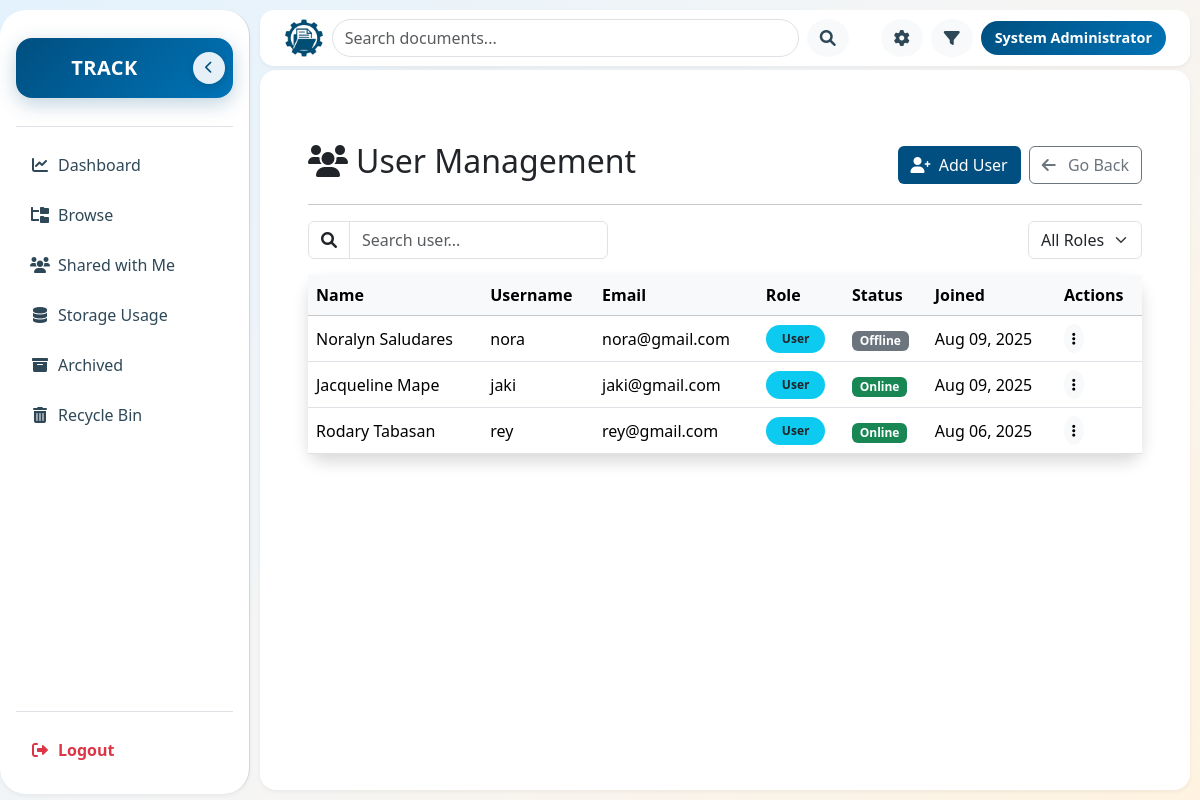
The app's page /users/manage_user.php (signed in), older data.
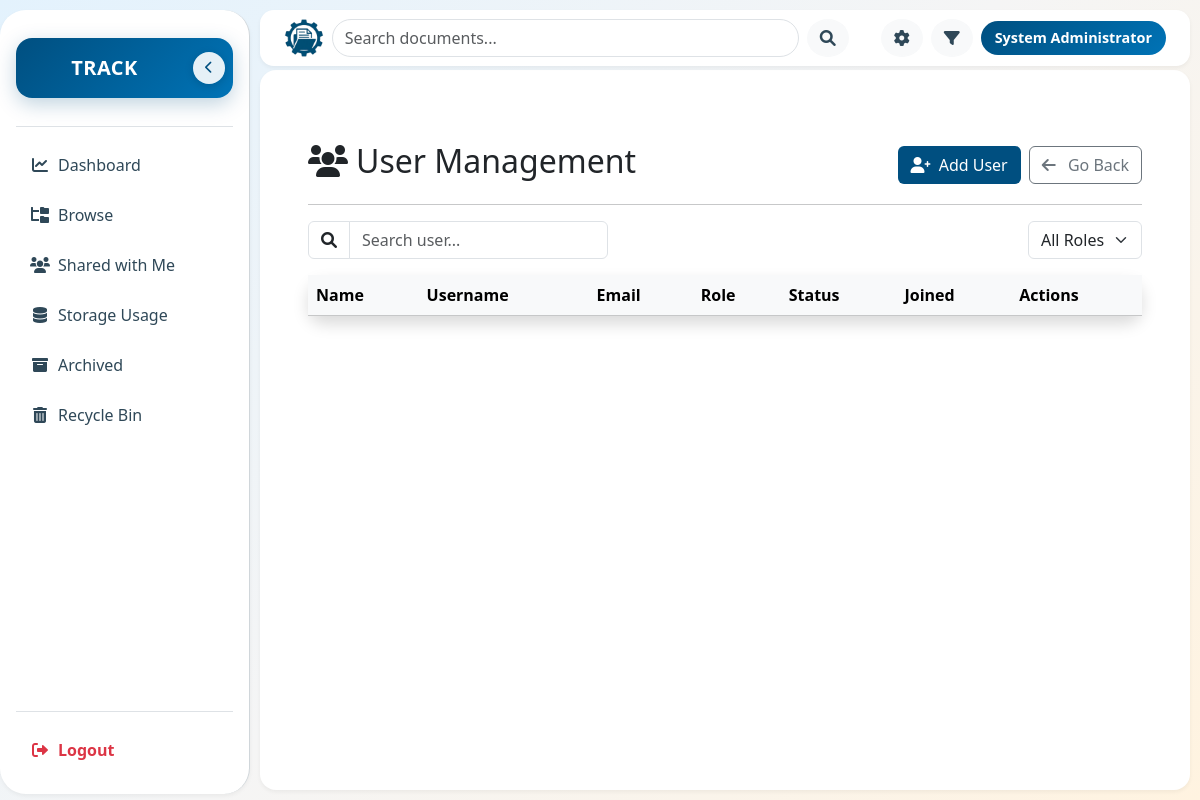
The same page, newer data.
### tables this page shows
CREATE TABLE `users` (
  `id` int(11) NOT NULL,
  `username` varchar(100) NOT NULL,
  `email` varchar(100) NOT NULL,
  `password` varchar(200) NOT NULL,
  `full_name` varchar(100) DEFAULT NULL,
  `role` enum('user','admin','superadmin') DEFAULT 'user',
  `created_at` datetime DEFAULT current_timestamp(),
  `updated_at` datetime DEFAULT current_timestamp() ON UPDATE current_timestamp(),
  `is_logged_in` tinyint(1) DEFAULT 0,
  `status` enum('pending','active','disabled') DEFAULT 'pending'
);

### config/config.php (called while the page is built, shortened)
<?php
function isLoggedIn() {
    return isset($_SESSION['user_id']);
}
?>

### includes/auth_check.php (called while the page is built, shortened)
<?php
require_once __DIR__ . '/../config/config.php';
function isAdmin() {
    return isset($_SESSION['user_role']) &&
           in_array($_SESSION['user_role'], ['admin', 'superadmin'], true);
}
?>

### users/manage_user.php (the view, shortened to what this page needs)
<?php
require_once '../includes/auth_check.php';
require_once '../config/database.php';
$user_query = $db->prepare("SELECT id, username, email, full_name, role, status, is_logged_in, created_at FROM users WHERE role != 'superadmin' ORDER BY created_at DESC");
$user_query->execute();
$users = $user_query->fetchAll();
include '../includes/header.php';
?>
<div class="container mt-4">
    <div class="d-flex justify-content-between align-items-center mb-3">
        <h2><i class="fas fa-users me-2"></i>User Management</h2>
        <div class="d-flex gap-2">
            <button type="button" class="btn" style="background-color: #004F80; color: white;" data-bs-toggle="modal" data-bs-target="#addUserModal">
                <i class="fas fa-user-plus me-1"></i> Add User
            </button>
            <button type="button" class="btn btn-outline-secondary" onclick="window.history.back();"><i class="fas fa-arrow-left me-2"></i> Go Back</button>
        </div>
    </div>
    <hr>
    <div class="d-flex justify-content-between align-items-center mb-3 flex-wrap gap-2">
        <div class="input-group" style="width: 300px;">
            <span class="input-group-text bg-white"><i class="fas fa-search"></i></span>
            <input type="text" id="userSearch" class="form-control" placeholder="Search user...">
        </div>
        <select id="roleFilter" class="form-select w-auto">
            <option value="">All Roles</option>
        </select>
    </div>
    <div class="card shadow rounded-4 border-0">
        <div class="card-body p-0">
                <table class="table table-hover align-middle mb-0">
                    <thead class="table-light">
                        <tr>
                            <th>Name</th>
                            <th>Username</th>
                            <th>Email</th>
                            <th>Role</th>
                            <th>Status</th>
                            <th>Joined</th>
                            <th>Actions</th>
                        </tr>
                    </thead>
                    <tbody id="userTable">
                        <?php foreach ($users as $user): ?>
                        <tr>
                            <td><?= htmlspecialchars($user['full_name']) ?></td>
                            <td><?= htmlspecialchars($user['username']) ?></td>
                            <td><?= htmlspecialchars($user['email']) ?></td>
                            <td>
                                <span class="badge rounded-pill px-3 py-2 <?= $user['role'] === 'admin' ? 'bg-danger' : 'bg-info text-dark' ?>">
                                    <?= ucfirst(htmlspecialchars($user['role'])) ?>
                                </span>
                            </td>
                            <td>
                                <?php if ($user['status'] !== 'active'): ?>
                                    <span class="badge bg-warning text-dark"><?= ucfirst($user['status']) ?></span>
                                <?php else: ?>
                                    <span class="badge <?= !empty($user['is_logged_in']) && $user['is_logged_in'] ? 'bg-success' : 'bg-secondary' ?>">
                                        <?= !empty($user['is_logged_in']) && $user['is_logged_in'] ? 'Online' : 'Offline' ?>
                                    </span>
                                <?php endif; ?>
                            </td>
                            <td><?= date('M d, Y', strtotime($user['created_at'])) ?></td>
                            <td>
                                <div class="dropdown">
                                    <button class="btn btn-light btn-sm rounded-circle" type="button" data-bs-toggle="dropdown" style="border:none;">
                                        <i class="fas fa-ellipsis-v"></i>
                                    </button>
                                </div>
                            </td>
                        </tr>
                        <?php endforeach; ?>
                    </tbody>
                </table>
        </div>
    </div>
</div>

### includes/header.php (shortened to what this page needs)
<?php
require_once __DIR__ . '/../config/config.php';
require_once __DIR__ . '/../includes/auth_check.php';
$user_full_name = $_SESSION['full_name'] ?? null;
$username_display = $user_full_name ? htmlspecialchars($user_full_name) : 'Guest';
?>
<!DOCTYPE html>
<html lang="en">
<head>
  <link rel="stylesheet" href="<?php echo BASE_URL; ?>assets/css/header.css">
  <link href="https://cdn.jsdelivr.net/npm/bootstrap@5.3.3/dist/css/bootstrap.min.css" rel="stylesheet">
  <link href="https://cdnjs.cloudflare.com/ajax/libs/font-awesome/6.0.0/css/all.min.css" rel="stylesheet">
</head>
<body>
<?php if (isLoggedIn()): ?>
<div class="sidebar d-flex flex-column" id="sidebar">
  <div class="sidebar-header mb-3">
    <div class="logo-container">
      <span class="logo-text fw-bold text-white fs-5">TRACK</span>
      <button class="btn btn-light rounded-circle collapse-btn" id="collapseToggleBtn" title="Collapse Sidebar">
        <i class="fas fa-chevron-left"></i>
      </button>
    </div>
  </div>
  <ul class="nav nav-pills flex-column mb-auto border-top pt-3">
    <li>
      <a class="nav-link <?php echo basename($_SERVER['PHP_SELF']) == 'dashboard.php' ? 'active' : ''; ?>"
         href="<?php echo BASE_URL; ?>dashboard.php">
        <i class="fas fa-chart-line me-2"></i><span>Dashboard</span>
      </a>
    </li>
  <li>
    <a class="nav-link <?php echo basename($_SERVER['PHP_SELF']) == 'browse.php' ? 'active' : ''; ?>"
       href="<?php echo BASE_URL; ?>documents/browse.php">
      <i class="fas fa-folder-tree me-2"></i>
      <span>Browse</span>
    </a>
  </li>
    <li>
      <a class="nav-link <?php echo basename($_SERVER['PHP_SELF']) == 'shared.php' ? 'active' : ''; ?>"
         href="<?php echo BASE_URL; ?>documents/shared.php">
        <i class="fas fa-users me-2"></i>
        <span>Shared with Me</span>
      </a>
    </li>
    <li>
      <a class="nav-link <?php echo basename($_SERVER['PHP_SELF']) == 'storage.php' ? 'active' : ''; ?>"
         href="<?php echo BASE_URL; ?>storage.php">
        <i class="fas fa-database me-2"></i><span>Storage Usage</span>
      </a>
    </li>
    <li>
      <a class="nav-link <?php echo basename($_SERVER['PHP_SELF']) == 'archive_document.php' ? 'active' : ''; ?>"
         href="<?php echo BASE_URL; ?>documents/archive_document.php">
        <i class="fas fa-box-archive me-2"></i><span>Archived</span>
      </a>
    </li>
    <li>
      <a class="nav-link <?php echo basename($_SERVER['PHP_SELF']) == 'trash.php' ? 'active' : ''; ?>"
         href="<?php echo BASE_URL; ?>documents/trash.php">
        <i class="fas fa-trash-alt me-2"></i><span>Recycle Bin</span>
      </a>
    </li>
  </ul>
  <div class="mt-auto border-top pt-3">
    <a class="nav-link text-danger fw-semibold" href="<?php echo BASE_URL; ?>auth/logout.php">
      <i class="fas fa-sign-out-alt me-2"></i><span>Logout</span>
    </a>
  </div>
</div>
<div class="topbar d-flex justify-content-between align-items-center px-4 py-2" id="topbar">
  <div class="d-flex align-items-center flex-shrink-0">
    <img src="<?php echo BASE_URL; ?>assets/images/logo.png" alt="TrackWeb Logo" class="img-fluid me-2" style="max-height: 40px;">
  </div>
  <form class="d-flex align-items-center me-4 flex-grow-1 search-form"
        action="<?php echo BASE_URL; ?>documents/results.php" method="get">
    <input class="form-control me-2 rounded-pill" type="search" name="search" placeholder="Search documents..." aria-label="Search">
    <button class="btn btn-light rounded-circle d-none d-md-inline me-2" type="submit" title="Search">
      <i class="fas fa-search"></i>
    </button>
  </form>
  <?php if (isAdmin()): ?>
  <a href="<?php echo BASE_URL; ?>settings/system.php"
     class="btn btn-light rounded-circle d-none d-md-inline me-2" title="Advanced Search">
    <i class="fas fa-cog"></i>
  </a>
  <?php endif; ?>
  <a href="<?php echo BASE_URL; ?>documents/search.php"
     class="btn btn-light rounded-circle d-none d-md-inline me-2" title="Advanced Search">
    <i class="fas fa-filter"></i>
  </a>
  <div>
<div style="padding: 6px 14px; border-radius: 50px;
            background: linear-gradient(135deg, #004F80, #0073b6);
            display: flex; align-items: center; justify-content: center;
            color: white !important; font-weight: 600; font-size: 0.9rem;
            white-space: nowrap;">
  <?php echo $username_display; ?>
</div>
  </div>
</div>
<main class="main-content" id="mainContent">
<?php endif; ?>

### assets/css/header.css (style rules this page uses)
:root { --primary-color: #004F80; --secondary-color: #2AB7CA; --dark-color: #2F4858; --light-color: #F4F6F8; --white: #FFFFFF; --border-color: #D0D6DA; --hover-color: #E6F2F8; --shadow: 0 2px 4px rgba(0,0,0,0.05); --shadow-lg: 0 4px 12px rgba(0,0,0,0.1); --gradient-primary: linear-gradient(135deg, #004F80 0%, #0073b6 100%); }
* { margin: 0; padding: 0; box-sizing: border-box; }
html, body { height: 100%; margin: 0; font-family: "Segoe UI", Roboto, Arial, sans-serif; background: linear-gradient(135deg, #e3f2fd 0%, #f5f5f5 50%, #fff3e0 100%); color: #1a2332; overflow-x: hidden; }
.topbar { position: fixed; top: 10px; left: 260px; right: 10px; height: 56px; background-color: var(--white); display: flex; align-items: center; justify-content: space-between; padding: 0 1rem; z-index: 1030; border-radius: 14px; box-shadow: var(--shadow); transition: all 0.3s ease; }
.topbar *, .topbar i, .topbar .navbar-brand, .topbar .dropdown-toggle { color: var(--dark-color) !important; }
.sidebar { position: fixed; left: 0; top: 10px; width: 250px; height: calc(100% - 16px); background-color: var(--white); color: var(--dark-color); padding: 1rem; overflow-y: auto; border-right: 1px solid var(--border-color); border-radius: 26px; box-shadow: var(--shadow); transition: all 0.3s ease; z-index: 1020; }
.sidebar .logo-text { transition: all 0.3s ease; font-family: 'Segoe UI', Tahoma, Geneva, Verdana, sans-serif; letter-spacing: 0.5px; }
.sidebar .nav-link { color: var(--dark-color); border-radius: 8px; padding: 10px 14px; margin-bottom: 6px; font-weight: 500; display: flex; align-items: center; transition: all 0.3s ease; }
.sidebar .nav-link i { transition: transform 0.3s ease, color 0.3s ease; width: 20px; text-align: center; }
.main-content { position: relative; margin-top: 70px; margin-left: 260px; margin-right: 10px; height: calc(100vh - 80px); overflow-y: auto; background-color: var(--white); padding: 16px; border-radius: 16px; box-shadow: var(--shadow); -webkit-overflow-scrolling: touch; transition: all 0.3s ease; width: calc(100% - 270px); }
.btn-light { border: 1px solid var(--border-color); transition: all 0.3s ease; }
@media (min-width: 1200px) { .main-content { margin-left: 260px; width: calc(100% - 280px); } }
body { position: relative; }
.sidebar-header { padding: 0.75rem 0; margin-bottom: 1rem; }
.logo-container { position: relative; display: flex; align-items: center; background: linear-gradient(135deg, var(--primary-color), #0073b6); border-radius: 16px; box-shadow: 0 6px 20px rgba(0, 79, 128, 0.25); transition: all 0.3s ease; min-height: 60px; }
.logo-text { color: white !important; font-family: 'Segoe UI', Tahoma, Geneva, Verdana, sans-serif; letter-spacing: 1px; text-transform: uppercase; margin: 0; flex: 1; text-align: center; padding-right: 40px; }
.collapse-btn { position: absolute; right: 8px; top: 50%; transform: translateY(-50%); width: 32px !important; height: 32px !important; background: rgba(255, 255, 255, 0.9) !important; border: none !important; color: var(--primary-color) !important; display: flex; align-items: center; justify-content: center; font-size: 0.8rem !important; transition: all 0.3s ease; box-shadow: 0 2px 8px rgba(0, 0, 0, 0.15); }

### users/manage_user.php (style rules this page uses)
.container { background-color: #fff; padding: 2rem; }

Row changes from the older to the newer data that the page shows:
removed users: full_name "Noralyn Saludares", username "nora", email "nora@gmail.com", role "User", status "Offline", created_at "Aug 09, 2025", is_logged_in 0 (drawn)
removed users: full_name "Jacqueline Mape", username "jaki", email "jaki@gmail.com", role "User", status "Online", created_at "Aug 09, 2025"
removed users: full_name "Rodary Tabasan", username "rey", email "rey@gmail.com", role "User", status "Online", created_at "Aug 06, 2025"
